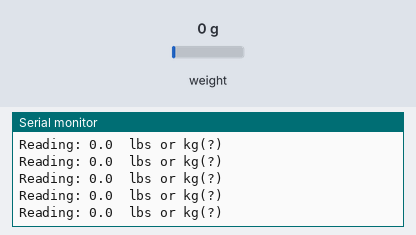
The sketch below on a simulated Arduino Uno, built with avr-gcc and run on an emulated ATmega328P. On the bench: the last lines printed to the serial monitor. Inputs (shaded band) come from the test bench; at power-on: weight on the scale 0 g.

Above: at 2.2 s.
2.3 s: weight on the scale set to 100 g
At 2.34 s:
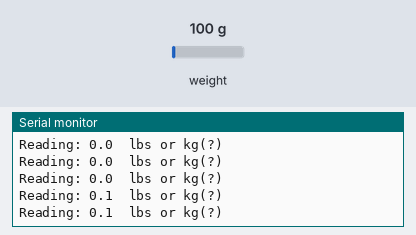
5.3 s: weight on the scale set to 1250 g
At 5.32 s:
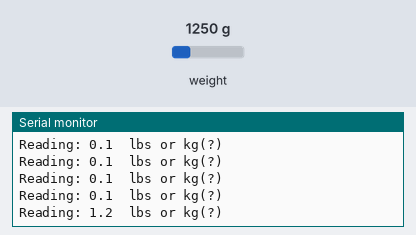
Timing chart, 0 to 8.3 s (numbered marks = the images above; inputs shaded):
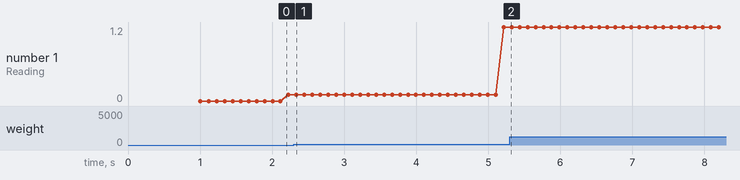

The sketch:

load-cell.ino
```cpp
// (licence header left out)
#include "HX711.h" //This library can be obtained here http://librarymanager/All#Avia_HX711

#define calibration_factor -7050.0 //This value is obtained using the SparkFun_HX711_Calibration sketch

#define LOADCELL_DOUT_PIN 5 // D5
#define LOADCELL_SCK_PIN 4 // D4

HX711 scale;

void setup() {
  Serial.begin(9600);
  Serial.println("HX711 scale demo");

  scale.begin(LOADCELL_DOUT_PIN, LOADCELL_SCK_PIN);
  scale.set_scale(calibration_factor); //This value is obtained by using the SparkFun_HX711_Calibration sketch
  scale.tare();	//Assuming there is no weight on the scale at start up, reset the scale to 0
}

void loop() {
  Serial.print("Reading: ");
  Serial.print(scale.get_units(), 1); //scale.get_units() returns a float
  Serial.println("  lbs or kg(?)"); //You can change this to kg but you'll need to refactor the calibration_factor

  delay(10);
}
```

Measured:
- after the input at 2.3 s, the serial monitor: prints a new line at once (image 1)
- plotted number 1: 0.1 → 1.2 after the input at 2.3 s
